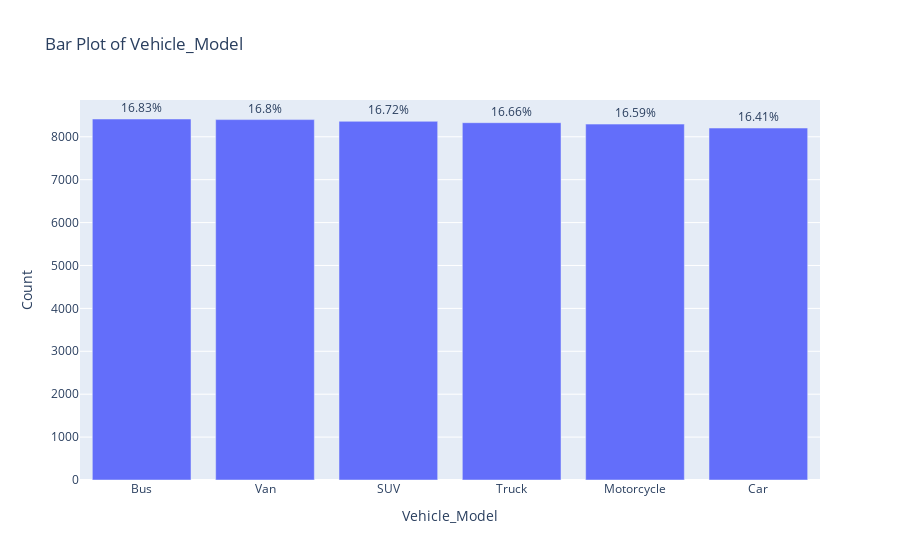
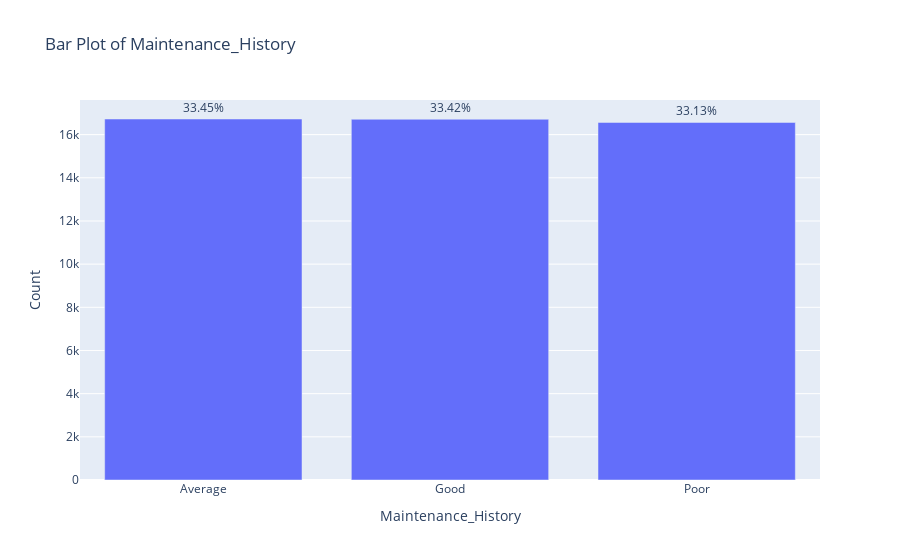
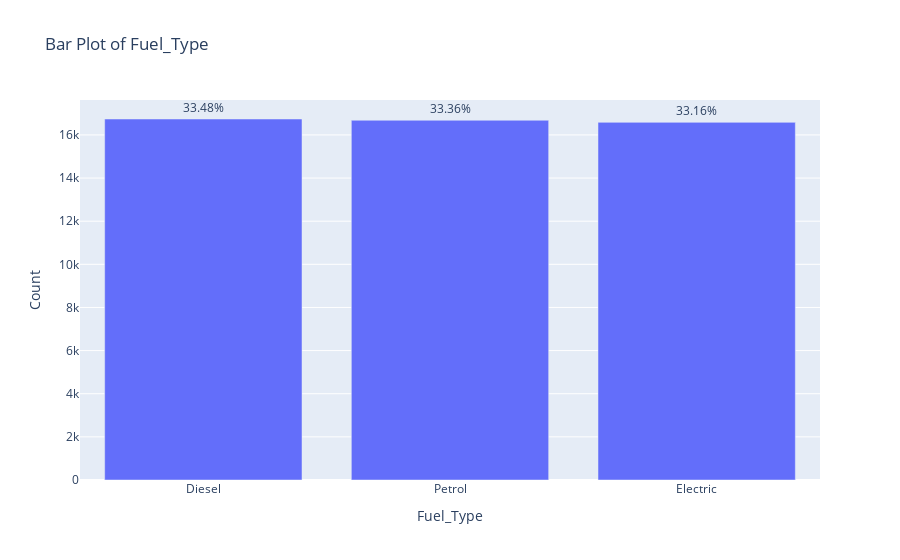
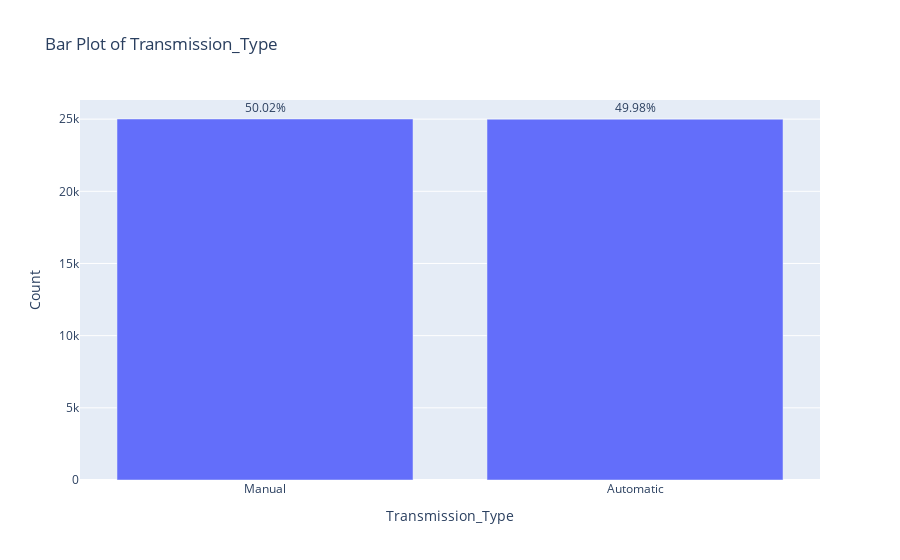

Notebook code cell kept with these figures, in order:
### Markdown cell above
# Summary Insights from Univariate Analysis for Numeric Variables

## Mileage & Odometer Reading:
- The average mileage is **54,931 km**, with most vehicles ranging from **42,471 km to 67,391 km**.
- The average odometer reading is **75,551 km**, indicating regular usage and suggesting potential wear and tear.

## Vehicle Age:
- Vehicles are relatively young, with an average age of **5.5 years**.
- Most vehicles are less than **8 years old**, which may imply less maintenance required compared to older vehicles.

## Reported Issues:
- On average, vehicles report approximately **2.5 issues**, with most reporting between **1 and 4 issues**, indicating common maintenance needs.

## Engine Size:
- The average engine size is **1,556 cc**, with a majority falling between **1,000 cc and 2,000 cc**, reflecting a diverse range of vehicle types.

## Insurance Premium:
- The average insurance premium is around **17,465**, suggesting significant costs associated with vehicle ownership and maintenance.

## Service History:
- Vehicles have undergone an average of **5.5 services**, with most having between **3 and 8 services**, highlighting a commitment to regular maintenance.

## Accident History:
- The average number of accidents reported is **1.5**, with most vehicles having no more than **3 accidents**, indicating a relatively safe fleet.

## Fuel Efficiency:
- The average fuel efficiency stands at **14.99 km/l**, suggesting decent performance, with most vehicles achieving between **12.49 km/l and 17.47 km/l**.

## Need for Maintenance:
- Approximately **81% of vehicles** are indicated as needing maintenance, underscoring the importance of proactive maintenance practices.

## Overall Conclusion:
The dataset suggests that most vehicles are relatively young with moderate mileage and usage. Despite regular maintenance efforts, a significant proportion require attention, particularly concerning reported issues and fuel efficiency. The insights underscore the importance of regular servicing and monitoring to ensure vehicle reliability and safety.

### Code cell
# Distribution of Categorical variables
import pandas as pd
import plotly.express as px

# Assuming 'df' is your DataFrame
categorical_df = df.select_dtypes(include=object)

for column in categorical_df.columns:
    # Value counts and percentages
    value_counts = categorical_df[column].value_counts()
    percentages = (value_counts / len(categorical_df) * 100).round(2)
    print(f"Value Counts and Percentages for {column}:\n{value_counts}\n{percentages}\n")

    # Bar plot
    fig = px.bar(
        x=value_counts.index,
        y=value_counts.values,
        title=f"Bar Plot of {column}",
        labels={"x": column, "y": "Count"},
        text=percentages.astype(str) + "%",  # Display percentages on bars
    )
    fig.update_traces(textposition="outside")  # Position percentages outside bars
    fig.show()

### Figure 1 — Plotly figure (JSON) as saved in the notebook; plotly's stock layout.template omitted (floating-point values rounded to 4 significant figures)
{"data": [{"alignmentgroup": "True", "hovertemplate": "Vehicle_Model=%{x}<br>Count=%{y}<br>text=%{text}<extra></extra>", "legendgroup": "", "marker": {"color": "#636efa", "pattern": {"shape": ""}}, "name": "", "offsetgroup": "", "orientation": "v", "showlegend": false, "text": ["16.83%", "16.8%", "16.72%", "16.66%", "16.59%", "16.41%"], "textposition": "outside", "type": "bar", "x": ["Bus", "Van", "SUV", "Truck", "Motorcycle", "Car"], "xaxis": "x", "y": [8414, 8400, 8360, 8328, 8295, 8203], "yaxis": "y"}], "layout": {"barmode": "relative", "legend": {"tracegroupgap": 0}, "title": {"text": "Bar Plot of Vehicle_Model"}, "xaxis": {"anchor": "y", "domain": [0, 1], "title": {"text": "Vehicle_Model"}}, "yaxis": {"anchor": "x", "domain": [0, 1], "title": {"text": "Count"}}}}

### Figure 2 — Plotly figure (JSON) as saved in the notebook; plotly's stock layout.template omitted (floating-point values rounded to 4 significant figures)
{"data": [{"alignmentgroup": "True", "hovertemplate": "Maintenance_History=%{x}<br>Count=%{y}<br>text=%{text}<extra></extra>", "legendgroup": "", "marker": {"color": "#636efa", "pattern": {"shape": ""}}, "name": "", "offsetgroup": "", "orientation": "v", "showlegend": false, "text": ["33.45%", "33.42%", "33.13%"], "textposition": "outside", "type": "bar", "x": ["Average", "Good", "Poor"], "xaxis": "x", "y": [16724, 16712, 16564], "yaxis": "y"}], "layout": {"barmode": "relative", "legend": {"tracegroupgap": 0}, "title": {"text": "Bar Plot of Maintenance_History"}, "xaxis": {"anchor": "y", "domain": [0, 1], "title": {"text": "Maintenance_History"}}, "yaxis": {"anchor": "x", "domain": [0, 1], "title": {"text": "Count"}}}}

### Figure 3 — Plotly figure (JSON) as saved in the notebook; plotly's stock layout.template omitted (floating-point values rounded to 4 significant figures)
{"data": [{"alignmentgroup": "True", "hovertemplate": "Fuel_Type=%{x}<br>Count=%{y}<br>text=%{text}<extra></extra>", "legendgroup": "", "marker": {"color": "#636efa", "pattern": {"shape": ""}}, "name": "", "offsetgroup": "", "orientation": "v", "showlegend": false, "text": ["33.48%", "33.36%", "33.16%"], "textposition": "outside", "type": "bar", "x": ["Diesel", "Petrol", "Electric"], "xaxis": "x", "y": [16738, 16680, 16582], "yaxis": "y"}], "layout": {"barmode": "relative", "legend": {"tracegroupgap": 0}, "title": {"text": "Bar Plot of Fuel_Type"}, "xaxis": {"anchor": "y", "domain": [0, 1], "title": {"text": "Fuel_Type"}}, "yaxis": {"anchor": "x", "domain": [0, 1], "title": {"text": "Count"}}}}

### Figure 4 — Plotly figure (JSON) as saved in the notebook; plotly's stock layout.template omitted (floating-point values rounded to 4 significant figures)
{"data": [{"alignmentgroup": "True", "hovertemplate": "Transmission_Type=%{x}<br>Count=%{y}<br>text=%{text}<extra></extra>", "legendgroup": "", "marker": {"color": "#636efa", "pattern": {"shape": ""}}, "name": "", "offsetgroup": "", "orientation": "v", "showlegend": false, "text": ["50.02%", "49.98%"], "textposition": "outside", "type": "bar", "x": ["Manual", "Automatic"], "xaxis": "x", "y": [25009, 24991], "yaxis": "y"}], "layout": {"barmode": "relative", "legend": {"tracegroupgap": 0}, "title": {"text": "Bar Plot of Transmission_Type"}, "xaxis": {"anchor": "y", "domain": [0, 1], "title": {"text": "Transmission_Type"}}, "yaxis": {"anchor": "x", "domain": [0, 1], "title": {"text": "Count"}}}}
